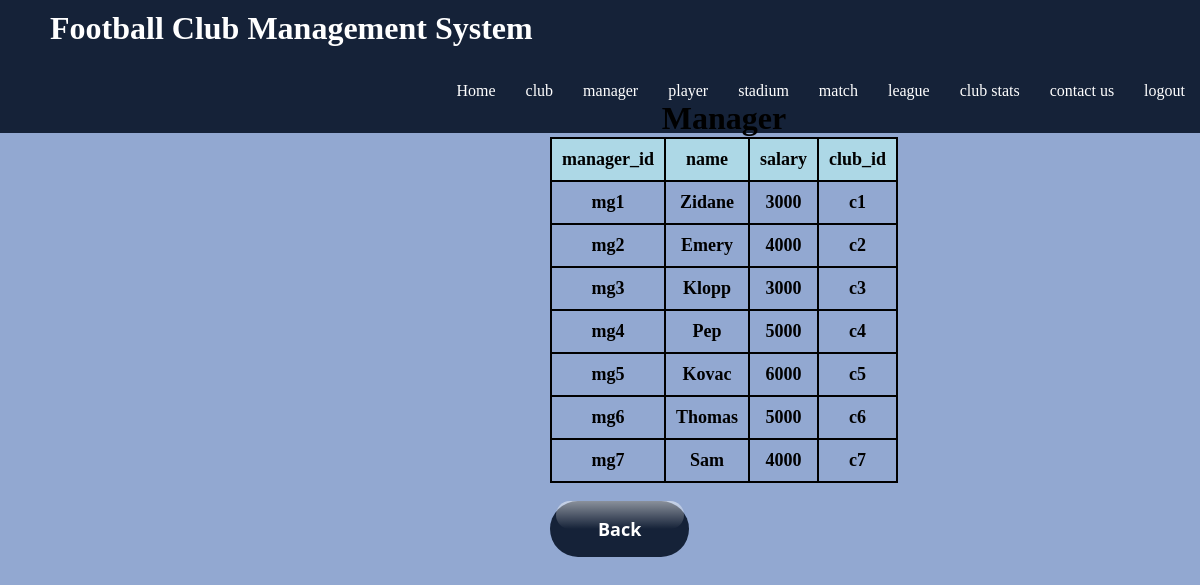
Page /managerdata.php on the committed database.
### tables this page shows
create table manager(
	manager_id varchar(10) primary key,
	name varchar(20),
	salary int,
	club_id varchar(10),
	FOREIGN KEY(club_id) REFERENCES club(club_id)
);

### managerdata.php (the view, shortened to what this page needs)
<?php
$user = 'root';
$password = '';
$database = 'football';
$host='localhost';
$mysqli = new mysqli($host,$user,$password,$database);
$sql = "SELECT * FROM manager ORDER BY manager_id ASC ";
$result = $mysqli->query($sql);
?>
<!DOCTYPE html>
<html lang="en">
<head>
</head>
<body>
<div id="headder">
    <h1>Football Club Management System</h1>
    <ul id="unol">
      <a href="foot.php"><li>Home</li></a>
      <a href="club.php"><li>club</li></a>
      <a href="manager.php"><li>manager</li></a>
      <a href="player.php"><li>player</li></a>
      <a href="stadium.php"><li>stadium</li></a>
      <a href="match.php"><li>match</li></a>
      <a href="league.php"><li>league</li></a>
      <a href="clubstat.php"><li>club stats</li></a>
      <a href="contactus.php"><li>contact us</li></a>
      <a href="logout.php"><li>logout</li></a>
    </ul>
  </div>
    <div class="center">
        <h1>Manager</h1>
        <table>
            <tr>
                <th>manager_id</th>
                <th>name</th>
                <th>salary</th>
                <th>club_id</th>
            </tr>
            <?php
                while($rows=$result->fetch_assoc())
                {
             ?>
            <tr>
                <td><?php echo $rows['manager_id'];?></td>
                <td><?php echo $rows['name'];?></td>
                <td><?php echo $rows['salary'];?></td>
                <td><?php echo $rows['club_id'];?></td>
            </tr>
            <?php
                }
             ?>
        </table>
        <br>
        <form action="manager.php">
        <button class="button-71">Back</button>
            </form>
            </div>
</body>
</html>

### managerdata.php (style rules this page uses)
* { margin: 0px; padding: 0px; }
body { display: flex; justify-content: center; min-height: 100vh; background-color:#92a8d1; -webkit-background-size: cover; -moz-background-size: cover; -o-background-size: cover; background-size: cover; }
#headder { background-color:#152238; position: fixed; width:100%; }
#headder h1 { display: inline-block; margin-left: 40px; padding: 10px; font-family: 'Pacifico', cursive; color:white; }
#headder ul { display: inline-block; float:right; }
#headder ul li { display: inline-block; float:left; list-style-type: none; height: 36px; color:white; padding:15px ; padding-top: 25px; font-family: 'Pacifico', cursive; }
#headder ul a { text-decoration-style: none; }
table { margin: 0 auto; font-size: large; color:black; border: 2px solid black; border-collapse: collapse; }
h1 { text-align: center; color:152238; font-size: xx-large; font-family: 'Gill Sans', 'Gill Sans MT', ' Calibri', 'Trebuchet MS', 'sans-serif'; }
tr,th { background-color:#ADD8E6; }
td { background-color:#92a8d1; border: 2px solid black; }
th, td { font-weight: bold; border: 2px solid black; padding: 10px; text-align: center; }
.center { position: fixed; top: 100px; left:550px; }
.button-71 { background-color: #152238; border: 0; border-radius: 56px; color: #fff; cursor: pointer; display: inline-block; font-family: system-ui,-apple-system,system-ui,"Segoe UI",Roboto,Ubuntu,"Helvetica Neue",sans-serif; font-size: 18px; font-weight: 600; outline: 0; padding: 16px 21px; position: relative; text-align: center; text-decoration: none; transition: all .3s; user-select: none; -webkit-user-select: none; touch-action: manipulation; }
.button-71:before { background-color: initial; background-image: linear-gradient(#fff 0, rgba(255, 255, 255, 0) 100%); border-radius: 125px; content: ""; height: 50%; left: 4%; opacity: .5; position: absolute; top: 0; transition: all .3s; width: 92%; }
@media (min-width: 768px) { .button-71 { padding: 16px 48px; } }

### rows in the picture
manager: manager_id "mg1", name "Zidane", salary "3000", club "c1"
manager: manager_id "mg2", name "Emery", salary "4000", club "c2"
manager: manager_id "mg3", name "Klopp", salary "3000", club "c3"
manager: manager_id "mg4", name "Pep", salary "5000", club "c4"
manager: manager_id "mg5", name "Kovac", salary "6000", club "c5"
manager: manager_id "mg6", name "Thomas", salary "5000", club "c6"
manager: manager_id "mg7", name "Sam", salary "4000", club "c7"
